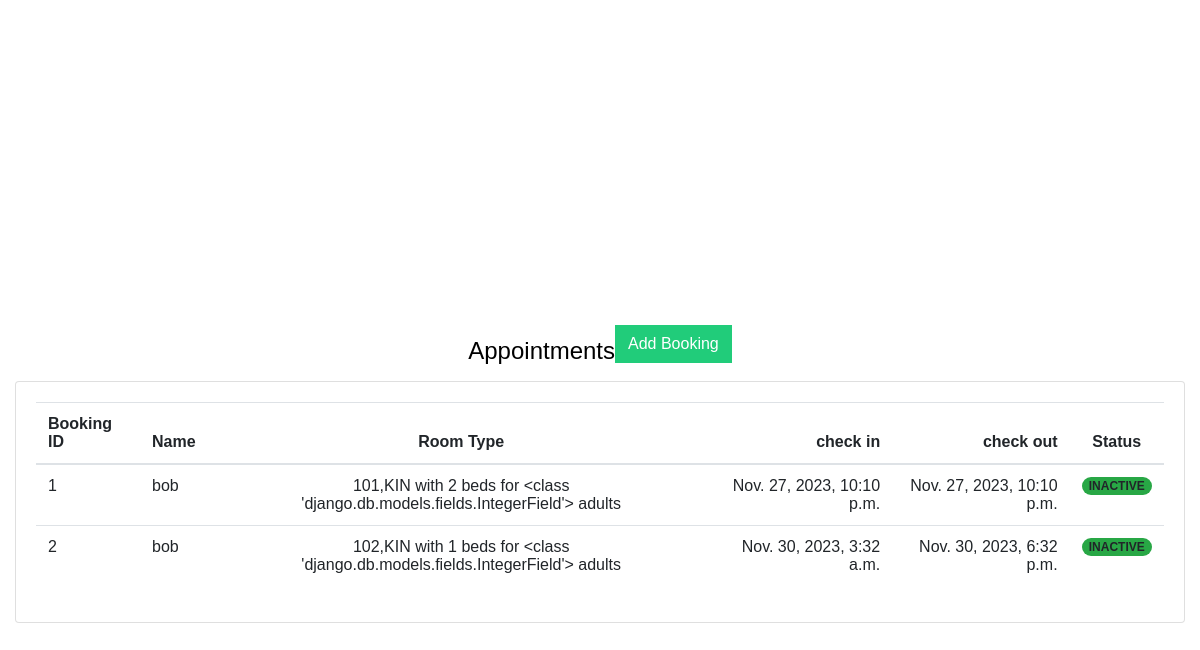
/dashboard/booking (lower part), run on an earlier commit of the app's database.
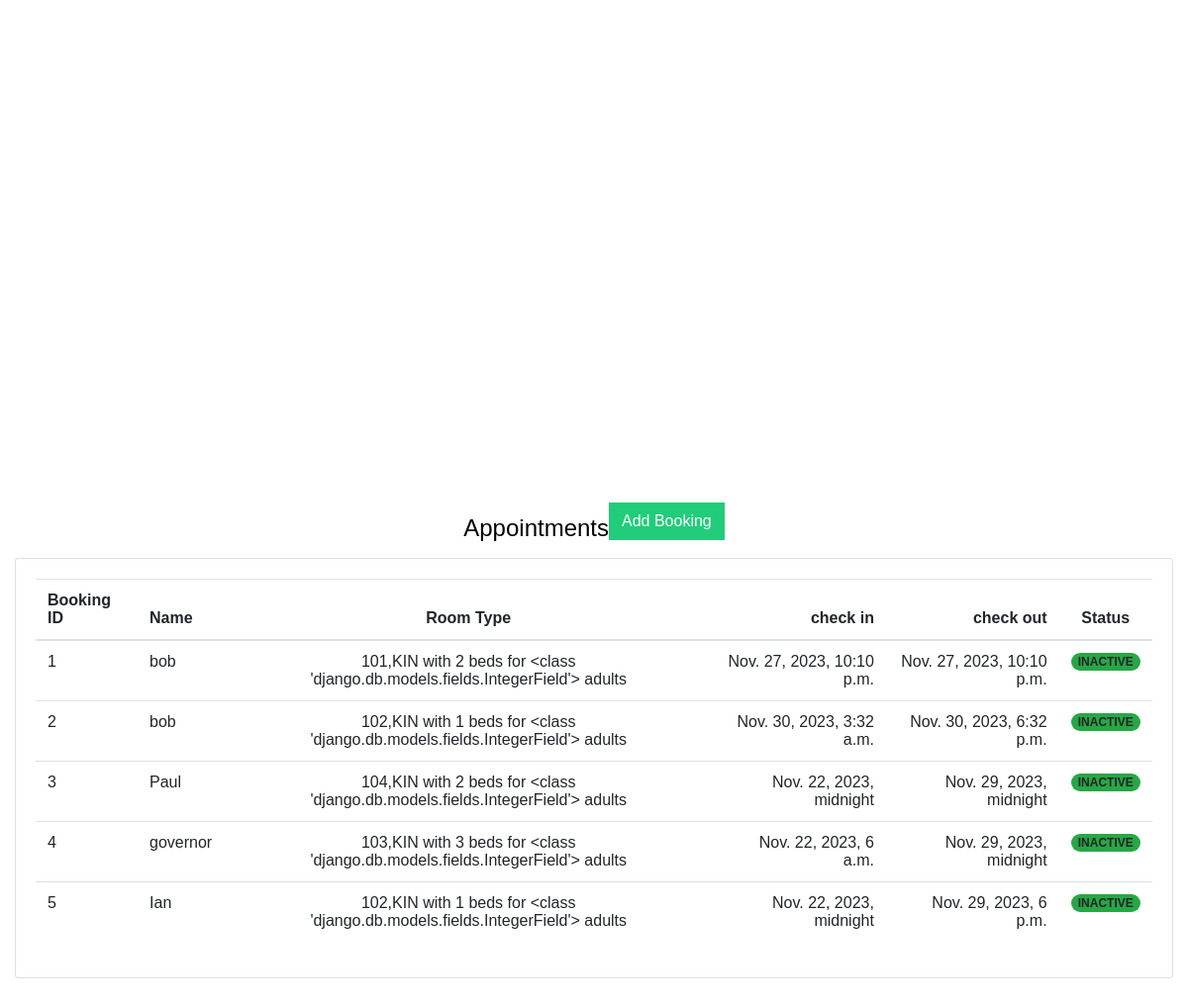
And on a later commit of the database.
### hotel/models.py (models this page shows, shortened)
class Booking(models.Model):
    user = models.ForeignKey(settings.AUTH_USER_MODEL, on_delete=models.CASCADE)
    room =models.ForeignKey(Room, on_delete=models.CASCADE)
    check_in = models.DateTimeField()
    check_out = models.DateTimeField()

class Room(models.Model):
    ROOM_CATEGORIES = (
        ('KIN', 'King Room'),
        ('SUI', 'Suite Room'),
        ('DEL', 'Deluxe Room'),
        ('SUP', 'Superior Room'),
    )
    number = models.IntegerField()
    category = models.CharField(max_length=3, choices=ROOM_CATEGORIES)
    beds = models.IntegerField()
    capacity = models.IntegerField
    def __str__(self):
        return f'{self.number},{self.category} with {self.beds} beds for {self.capacity} adults'

### manager/views.py (the view)
# urls.py: path('booking', views.booking, name= 'booking'),
def booking(request):
    bookings= Booking.objects.all()
    return render(request, 'all-booking.html', {"books":bookings})

### manager/templates/all-booking.html (shortened to what this page needs)
﻿{% extends 'manage_master.html' %}
{% load static %}
{% block body %}
		<div class="page-wrapper">
			<div class="content container-fluid">
				<div class="page-header">
					<div class="row align-items-center">
						<div class="col">
							<div class="mt-5">
								<h4 class="card-title float-left mt-2">Appointments</h4>
                                <a href="{% url 'manager:add_booking' %}" class="btn btn-primary float-right veiwbutton ">Add Booking</a>
                            </div>
						</div>
					</div>
				</div>
				<div class="row">
					<div class="col-sm-12">
						<div class="card card-table">
							<div class="card-body booking_card">
								<div class="table-responsive">
									<table class="table table-hover table-center">
										<thead>
											<tr>
												<th>Booking ID</th>
												<th>Name</th>
												<th class="text-center">Room Type</th>
												<th class="text-right">check in</th>
												<th class="text-right">check out</th>
												<th class="text-center">Status</th>
											</tr>
										</thead>
										<tbody>
                                        {% for x in books %}
                                            <tr>
												<td class="text-nowrap">
													<div>{{ x.id }}</div>
												</td>
												<td class="text-nowrap">{{ x.user }}</td>
												<td class="text-center">{{ x.room }}</td>
												<td class="text-right">
													<div>{{ x.check_in }}</div>
												</td><td class="text-right">
													<div>{{ x.check_out }}</div>
												</td>
												<td class="text-center"> <span class="badge badge-pill bg-success inv-badge">INACTIVE</span> </td>
											</tr>
                                        {% endfor %}
										</tbody>
									</table>
								</div>
							</div>
						</div>
					</div>
				</div>
			</div>
		</div>
{% endblock %}

### manager/templates/manage_master.html (shortened to what this page needs)
{% load static %}
<!DOCTYPE html>
<html lang="en">
<head>
	<link rel="stylesheet" href="../static/assets/css/bootstrap.min.css">
	<link rel="stylesheet" href="../static/assets/plugins/fontawesome/css/fontawesome.min.css">
	<link rel="stylesheet" href="../static/assets/plugins/fontawesome/css/all.min.css">
	<link rel="stylesheet" href="../static/assets/css/feathericon.min.css">
	<link rel="stylesheet" href="../static/assets/plugins/morris/morris.css">
	<link rel="stylesheet" href="../static/assets/css/style.css">
</head>
<body>
	<div class="main-wrapper">
		<div class="sidebar" id="sidebar">
			<div class="sidebar-inner slimscroll">
			</div>
		</div>
        {% block body %}
        {% endblock %}
	</div>
</body>
</html>

What changed in the data, as far as the page shows it:
added Booking: id "3", user "Paul", room "104,KIN with 2 beds for <class 'django.db.models.fields.IntegerField'> adults", check_in "Nov. 22, 2023, midnight", check_out "Nov. 29, 2023, midnight"
added Booking: id "4", user "governor", room "103,KIN with 3 beds for <class 'django.db.models.fields.IntegerField'> adults", check_in "Nov. 22, 2023, 6 a.m.", check_out "Nov. 29, 2023, midnight"
added Booking: id "5", user "Ian", room "102,KIN with 1 beds for <class 'django.db.models.fields.IntegerField'> adults", check_in "Nov. 22, 2023, midnight", check_out "Nov. 29, 2023, 6 p.m."
